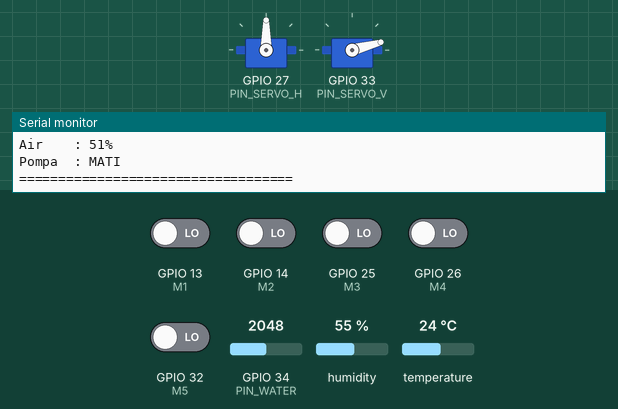
A sketch run on a simulated ESP32. On the bench: 2 × servo, the last lines printed to the serial monitor. The test bench sets the inputs (shaded band); at power-on: GPIO 13 (M1), GPIO 14 (M2), GPIO 25 (M3), GPIO 26 (M4), GPIO 32 (M5) LOW, GPIO 34 (PIN_WATER) = 2048, humidity 55 %, temperature 24 °C. WiFi joins after 1.5 s; servers stay silent unless stated; random numbers use the default seed unless the sketch sets one; no MQTT or app messages arrive unless stated.

Above: at 2.7 s.
2.8 s: GPIO 13 (M1) driven HIGH
At 3.2 s:
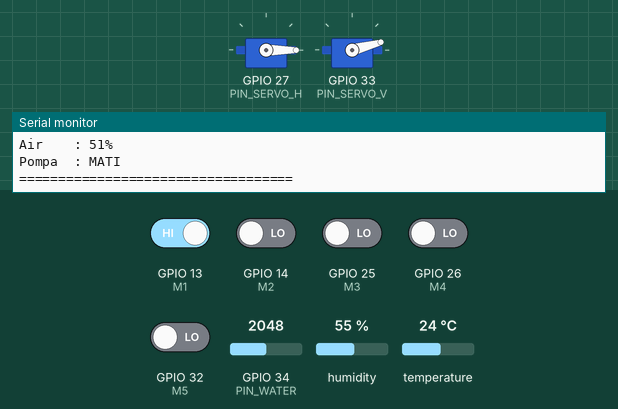
At 3.8 s:
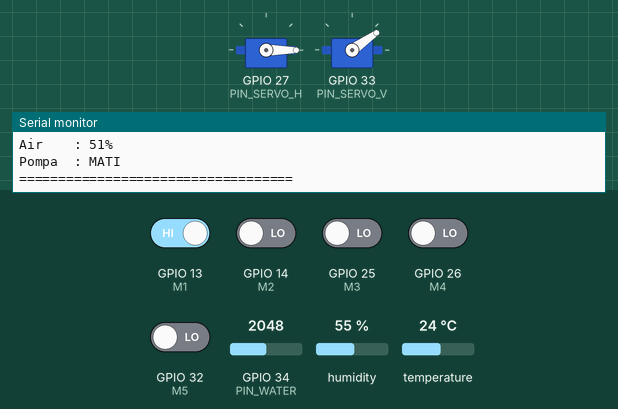
6.3 s: GPIO 14 (M2) driven HIGH
At 7.9 s:
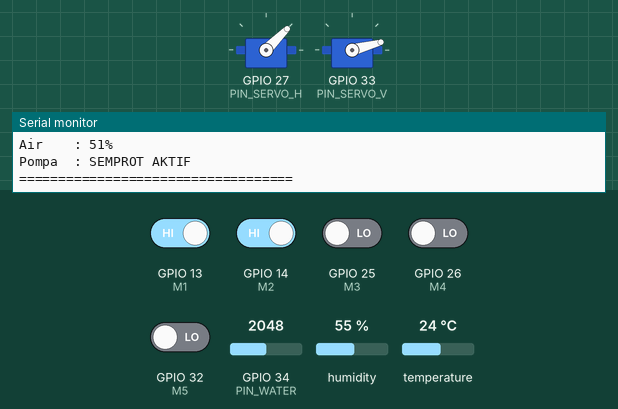
At 8.5 s:
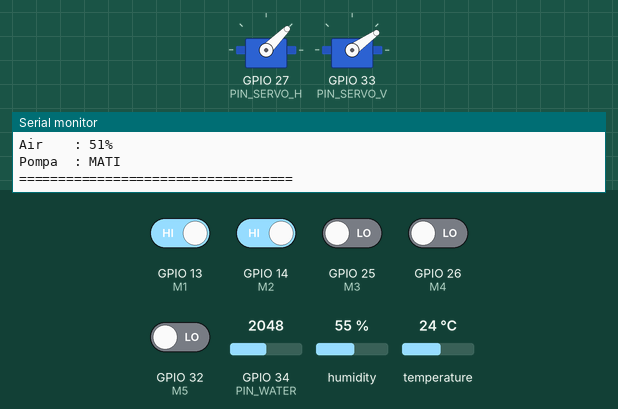
11.4 s: GPIO 25 (M3) driven HIGH
20.6 s: GPIO 26 (M4) driven HIGH
26.8 s: GPIO 32 (M5) driven HIGH
34.2 s: GPIO 34 (PIN_WATER) set to 459
37.7 s: GPIO 34 (PIN_WATER) set to 398
Timing chart, 0 to 42.2 s (numbered marks = the images above; inputs shaded):
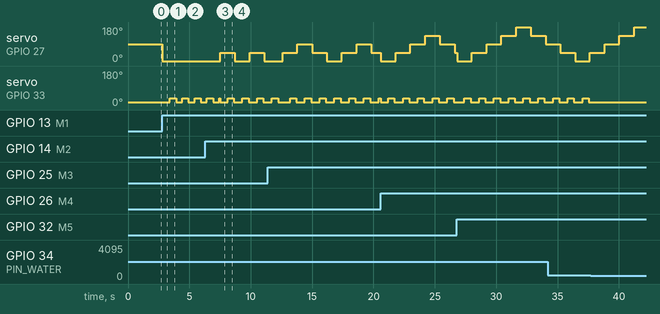

The sketch:

esp32_node1.ino
```cpp
// ============================================================
//  PyroGuard System - ESP32 Node 1 Firmware (MASTER/GATEWAY)
//  VERSI: FIX SERVO VERTIKAL (STANDBY 15 DEG, SWEEP 15-35 DEG)
//  Board  : ESP32
// ============================================================

#include <WiFi.h>
#include <esp_now.h>
#include <ESP32Servo.h>
#include <DHT.h>
#include <PubSubClient.h>
#include "soc/soc.h"
#include "soc/rtc_cntl_reg.h"

// ============================================================
//  KONFIGURASI JARINGAN & MQTT
// ============================================================
const char* ssid       = "ServerNadhif";
const char* password   = "12345678";
const char* mqttServer = "broker.emqx.io";
const int mqttPort = 1883;
const char* mqttTopic = "pyroguard/sensor/node1";

WiFiClient espClient;
PubSubClient mqttClient(espClient);

// ============================================================
//  KONFIGURASI PIN HARDWARE
// ============================================================
#define PIN_SERVO_H    27   // Servo Horizontal (Kiri-Kanan)
#define PIN_SERVO_V    33   // Servo Vertikal (Atas-Bawah)
#define PIN_DHT        15
#define DHTTYPE        DHT22
#define PIN_WATER      34   // Analog input

// Pin Sensor Api (Active HIGH/LOW sesuaikan dengan modul)
#define M1 13
#define M2 14
#define M3 25
#define M4 26
#define M5 32
#define API_AKTIF HIGH

// Kalibrasi Sensor Air
#define WATER_MIN   200
#define WATER_MAX  3800

// ============================================================
//  ESP-NOW: Komunikasi ke Node 2 (Actuator)
// ============================================================
uint8_t macNode2[] = {0x70, 0x4B, 0xCA, 0x49, 0x12, 0x34};

typedef struct struct_message {
    bool perintahSistem;  // Node 1 -> Node 2 (true = BAHAYA, false = AMAN)
    bool statusPompa;     // Node 2 -> Node 1 (Feedback)
    bool statusSolenoid;  // Node 2 -> Node 1 (Feedback)
} struct_message;

struct_message dataKirim;
struct_message dataTerima;

bool feedbackPompa     = false;
bool feedbackSolenoid  = false;
bool espNowTerkirim    = false;
bool node2Koneksi      = false;
unsigned long lastNode2Response = 0;
esp_now_peer_info_t peerInfo;

// ============================================================
//  VARIABEL KONTROL SERVO & DELAY FISIK
// ============================================================
Servo radarServoH;
Servo radarServoV;
DHT   dht(PIN_DHT, DHTTYPE);

// ── Sumbu X (Horizontal - Mengikuti Sensor Api) ──
int  sudutSekarangH  = 90;
int  sudutTargetH    = 90;

const unsigned long DELAY_FISIK_SERVO = 600; // ms menunggu servo sampai sebelum nyala pompa
unsigned long waktuTargetBerubah      = 0;   // Pencatat waktu kapan servo mulai gerak

// ── Sumbu Y (Vertikal - Standby 15°, Sweep 15° sampai 35°) ──
int  posisiAmanV     = 15;  // DIUBAH KE 15 DEG
int  sudutSekarangV  = -1;  // Dibuat -1 agar ESP32 memaksa write ke servo saat booting
int  sudutTargetV    = posisiAmanV;
int  batasBawahV     = 15;  // Titik terendah semprotan
int  batasAtasV      = 35;  // Titik tertinggi semprotan

unsigned long waktuToggleV = 0;
const unsigned long INTERVAL_TOGGLE_V = 500; // Kecepatan lompat atas-bawah

// Waypoint (Sweep Sumbu X jika ada banyak api)
int  waypointList[5]  = {90,90,90,90,90};
int  waypointCount    = 0;
int  waypointIdx      = 0;
bool waypointMaju     = true;
unsigned long waktuDwell = 0;
const unsigned long WAKTU_SEMPROT = 600; // ms lamanya menyemprot di tiap titik saat sweep

unsigned long waktuApiTerakhir   = 0;
const unsigned long JEDA_TUNGGU = 3000; // Servo tahan posisi 3 detik jika api mati
int lastPerintahKirim = -1;

// Variabel Global Suhu
float suhuSaatIni = 0.0;
bool statusApi = false;

// ============================================================
//  CALLBACK ESP-NOW
// ============================================================
#if defined(ESP_ARDUINO_VERSION_MAJOR) && ESP_ARDUINO_VERSION_MAJOR >= 3
void OnDataRecv(const esp_now_recv_info_t *info, const uint8_t *incomingData, int len) {
#else
void OnDataRecv(const uint8_t *mac, const uint8_t *incomingData, int len) {
#endif
    memcpy(&dataTerima, incomingData, sizeof(dataTerima));
    feedbackPompa    = dataTerima.statusPompa;
    feedbackSolenoid = dataTerima.statusSolenoid;
    lastNode2Response = millis();
    node2Koneksi      = true;
}

#if defined(ESP_ARDUINO_VERSION_MAJOR) && ESP_ARDUINO_VERSION_MAJOR >= 3
void OnDataSent(const wifi_tx_info_t *info, esp_now_send_status_t status) {
#else
void OnDataSent(const uint8_t *mac_addr, esp_now_send_status_t status) {
#endif
    espNowTerkirim = (status == ESP_NOW_SEND_SUCCESS);
}

void kirimPerintahNode2(bool bahaya) {
    dataKirim.perintahSistem = bahaya;
    dataKirim.statusPompa    = false;
    dataKirim.statusSolenoid = false;
    esp_now_send(macNode2, (uint8_t *)&dataKirim, sizeof(dataKirim));
}

void reconnect() {
  while (WiFi.status() == WL_CONNECTED && !mqttClient.connected()) {
    String clientId = "PyroGuard-ESP32-";
    clientId += String(random(0xffff), HEX);
    if (mqttClient.connect(clientId.c_str())) {
      // Terhubung
    } else {
      delay(3000);
    }
  }
}

// ============================================================
//  SETUP
// ============================================================
void setup() {
  WRITE_PERI_REG(RTC_CNTL_BROWN_OUT_REG, 0);
  Serial.begin(115200);

  // Inisialisasi Servo
  radarServoH.attach(PIN_SERVO_H, 500, 2500);
  radarServoV.attach(PIN_SERVO_V, 500, 2500);
  radarServoH.write(90);          // Horizontal istirahat di 90
  radarServoV.write(posisiAmanV); // Vertikal istirahat di posisi aman (15)

  // Inisialisasi Sensor Api
  uint8_t modePin = (API_AKTIF == LOW) ? INPUT_PULLUP : INPUT_PULLDOWN;
  pinMode(M1, modePin); pinMode(M2, modePin);
  pinMode(M3, modePin); pinMode(M4, modePin); pinMode(M5, modePin);

  // Inisialisasi DHT
  dht.begin();

  // Inisialisasi WiFi
  WiFi.begin(ssid, password);
  while (WiFi.status() != WL_CONNECTED) { delay(500); }

  // Inisialisasi ESP-NOW
  if (esp_now_init() == ESP_OK) {
    esp_now_register_recv_cb(OnDataRecv);
    esp_now_register_send_cb(OnDataSent);
    memcpy(peerInfo.peer_addr, macNode2, 6);
    peerInfo.channel = 0;
    peerInfo.encrypt = false;
    esp_now_add_peer(&peerInfo);
  }

  mqttClient.setServer(mqttServer, mqttPort);
}

// ============================================================
//  LOOP
// ============================================================
void loop() {
  if (WiFi.status() == WL_CONNECTED) {
    if (!mqttClient.connected()) reconnect();
    mqttClient.loop();
  }

  // ── 1. BACA SENSOR SUHU ───────────────────────────────────────
  static unsigned long waktuDhtTerakhir = 0;
  if (millis() - waktuDhtTerakhir >= 2000) {
    waktuDhtTerakhir = millis();
    float bacaSuhu = dht.readTemperature();
    if (!isnan(bacaSuhu)) {
      suhuSaatIni = bacaSuhu;
    }
  }

  // ── 2. BACA LEVEL AIR ────────────────────────────────────────
  int rawWater      = analogRead(PIN_WATER);
  int persentaseAir = map(rawWater, WATER_MIN, WATER_MAX, 0, 100);
  persentaseAir     = constrain(persentaseAir, 0, 100);

  // ── 3. BACA SENSOR API ───────────────────────────────────────
  int pinSensor[5] = {M1, M2, M3, M4, M5};
  int hasilSensor[5] = {0, 0, 0, 0, 0};

  for (int i = 0; i < 5; i++) {
    int hitungAktif = 0;
    for (int j = 0; j < 5; j++) {
      if (digitalRead(pinSensor[i]) == API_AKTIF) hitungAktif++;
      delayMicroseconds(200);
    }
    hasilSensor[i] = (hitungAktif >= 3) ? 1 : 0;
  }

  int totalSudut = 0;
  int jumlahSensorAktif = 0;

  if (hasilSensor[0]) { totalSudut += 0;   jumlahSensorAktif++; }
  if (hasilSensor[1]) { totalSudut += 45;  jumlahSensorAktif++; }
  if (hasilSensor[2]) { totalSudut += 90;  jumlahSensorAktif++; }
  if (hasilSensor[3]) { totalSudut += 135; jumlahSensorAktif++; }
  if (hasilSensor[4]) { totalSudut += 180; jumlahSensorAktif++; }

  statusApi = (jumlahSensorAktif > 0);

  // ── 4. TENTUKAN ARAH (TARGET) SERVO HORIZONTAL ───────────────
  if (jumlahSensorAktif == 1) {
    waktuApiTerakhir = millis();
    sudutTargetH = totalSudut;
    waypointCount = 0;
  }
  else if (jumlahSensorAktif >= 2) {
    waktuApiTerakhir = millis();

    int newWP[5]; int nWP = 0;
    if (hasilSensor[0]) newWP[nWP++] = 0;
    if (hasilSensor[1]) newWP[nWP++] = 45;
    if (hasilSensor[2]) newWP[nWP++] = 90;
    if (hasilSensor[3]) newWP[nWP++] = 135;
    if (hasilSensor[4]) newWP[nWP++] = 180;

    if (nWP != waypointCount) {
      waypointCount = nWP;
      for (int i = 0; i < nWP; i++) waypointList[i] = newWP[i];
      waypointIdx   = 0;
      waypointMaju  = true;
      sudutTargetH  = waypointList[0];
      waktuDwell    = millis();
    }

    if (millis() - waktuDwell >= (DELAY_FISIK_SERVO + WAKTU_SEMPROT)) {
      waktuDwell = millis();
      if (waypointMaju) {
        waypointIdx++;
        if (waypointIdx >= waypointCount) { waypointIdx = waypointCount - 2; waypointMaju = false; }
      } else {
        waypointIdx--;
        if (waypointIdx < 0) { waypointIdx = 1; waypointMaju = true; }
      }
      if (waypointIdx < 0) waypointIdx = 0;
      if (waypointIdx >= waypointCount) waypointIdx = waypointCount - 1;

      sudutTargetH = waypointList[waypointIdx];
    }
  }
  else {
    waypointCount = 0;
    if (millis() - waktuApiTerakhir <= JEDA_TUNGGU) {
      sudutTargetH = sudutSekarangH;
    } else {
      sudutTargetH = 90;
    }
  }

  // ── 5. EKSEKUSI GERAK SERVO & HITUNG DELAY ───────────────────
  // Perbarui Sumbu X (Horizontal)
  if (sudutSekarangH != sudutTargetH) {
    sudutSekarangH = sudutTargetH;
    radarServoH.write(sudutSekarangH);
    waktuTargetBerubah = millis();
  }

  // LOGIKA UTAMA POMPA AIR (PERINTAH BAHAYA)
  bool servoSiap = (millis() - waktuTargetBerubah >= DELAY_FISIK_SERVO);
  bool perintahBahaya = false;

  if (jumlahSensorAktif > 0 && servoSiap && persentaseAir > 5) {
    perintahBahaya = true;
  }

  // Perbarui Sumbu Y (Vertikal - Sweep 15-35 Derajat)
  if (perintahBahaya) {
    if (millis() - waktuToggleV > INTERVAL_TOGGLE_V) {
      waktuToggleV = millis();
      // Lompat antara 15 dan 35 derajat
      if (sudutTargetV == batasBawahV) sudutTargetV = batasAtasV;
      else sudutTargetV = batasBawahV;
    }
  } else {
    // Kalau aman, servo istirahat di posisi 15 derajat
    sudutTargetV = posisiAmanV;
  }

  // Eksekusi Tulis ke Servo Vertikal
  if (sudutSekarangV != sudutTargetV) {
    sudutSekarangV = sudutTargetV;
    radarServoV.write(sudutSekarangV);
  }

  // ── 6. ESP-NOW KOMUNIKASI NODE 2 ─────────────────────────────
  if (millis() - lastNode2Response > 8000) {
    if (node2Koneksi) {
      node2Koneksi = false;
      feedbackPompa = false;
      feedbackSolenoid = false;
    }
  }

  static unsigned long waktuHeartbeatTerakhir = 0;
  bool stateChanged = (perintahBahaya != lastPerintahKirim);
  bool heartbeatDue = (millis() - waktuHeartbeatTerakhir > 3000);

  if (stateChanged || heartbeatDue) {
    lastPerintahKirim = perintahBahaya;
    waktuHeartbeatTerakhir = millis();
    kirimPerintahNode2(perintahBahaya);
  }

  // ── 7. SERIAL MONITOR ────────────────────────────────────────
  static unsigned long waktuKirimTerakhir = 0;
  if (millis() - waktuKirimTerakhir > 2000) {
    waktuKirimTerakhir = millis();
    Serial.println("========== STATUS UPDATE ==========");
    Serial.print("Sensor : Aktif "); Serial.print(jumlahSensorAktif); Serial.println(" titik");
    Serial.print("Servo  : Pan(H)="); Serial.print(sudutSekarangH);
    Serial.print("° | Tilt(V)="); Serial.print(sudutSekarangV); Serial.println("°");
    Serial.print("Suhu   : "); Serial.print(suhuSaatIni, 1); Serial.println(" C");
    Serial.print("Air    : "); Serial.print(persentaseAir); Serial.println("%");
    Serial.print("Pompa  : "); Serial.println(perintahBahaya ? "SEMPROT AKTIF" : "MATI");
    Serial.println("===================================\n");
  }

  // ── 8. MQTT PUBLISH ──────────────────────────────────────────
  static unsigned long waktuMqttTerakhir = 0;
  if (millis() - waktuMqttTerakhir > 1000) {
    waktuMqttTerakhir = millis();
    String dataJson = "{\"node_id\":\"Node1\","
                      "\"suhu\":" + String(suhuSaatIni, 1) + ","
                      "\"status_api\":" + String(statusApi ? 1 : 0) + ","
                      "\"water_level\":" + String(persentaseAir) + ","
                      "\"servo_h\":" + String(sudutSekarangH) + ","
                      "\"servo_v\":" + String(sudutSekarangV) + "}";
    if (mqttClient.connected()) {
      mqttClient.publish(mqttTopic, dataJson.c_str());
    }
  }
}
```

Measured:
- after the input at 2.8 s, servo on GPIO 27 (PIN_SERVO_H): 90° → 0° at once; servo on GPIO 33 (PIN_SERVO_V): alternates 35° for 0.50 s and 15° for 0.50 s, starting after 0.61 s
- after the input at 6.3 s, servo on GPIO 27 (PIN_SERVO_H): alternates 45° for 1.2 s and 0° for 1.2 s, starting after 1.2 s
